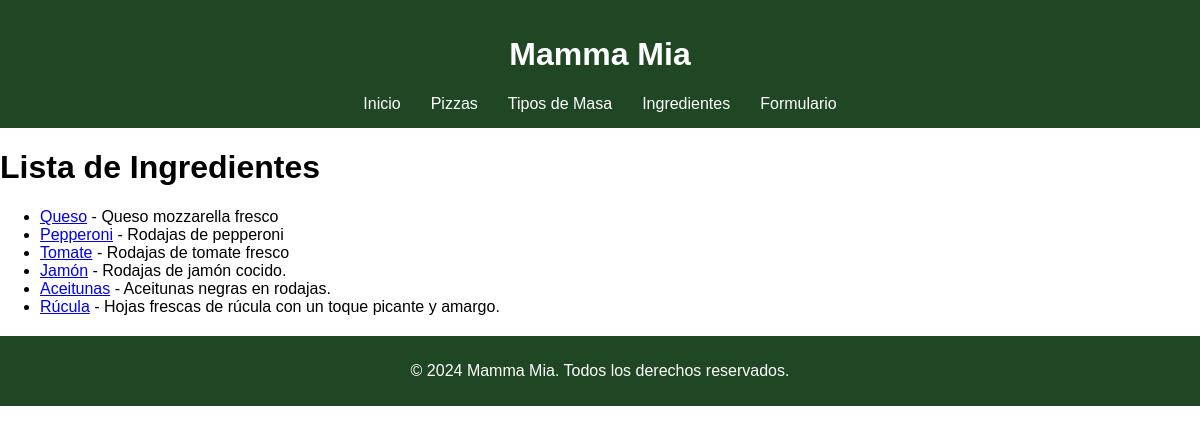
The page /ingredientes/ on the database as committed earlier.
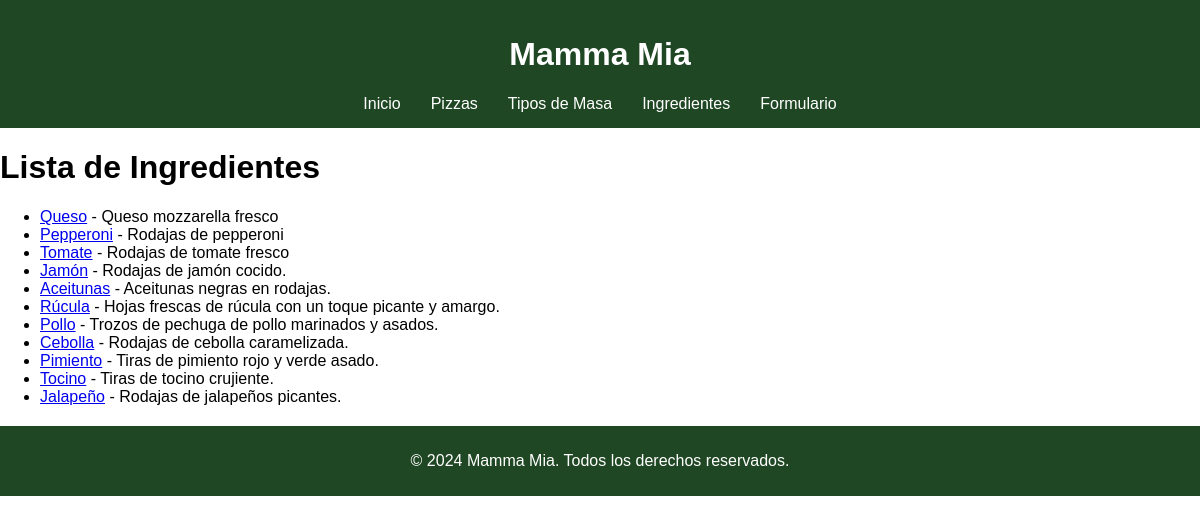
The same page on the database as committed later.
### pizzeria/models.py (models this page shows, shortened)
class Ingrediente(models.Model):
    nombre = models.CharField(max_length=50)
    descripcion = models.TextField()

### pizzeria/views.py (the view)
# urls.py: path('ingredientes/', views.lista_ingredientes, name='lista_ingredientes'),
def lista_ingredientes(request):
    ingredientes = Ingrediente.objects.all()
    return render(request, 'lista_ingredientes.html', {'ingredientes': ingredientes})

### pizzeria/templates/lista_ingredientes.html (shortened to what this page needs)
{% extends "base.html" %}
{% load static %}
{%block content%}
    <h1>Lista de Ingredientes</h1>
    <ul>
        {% for ingrediente in ingredientes %}
            <li><a href="{% url 'detalle_ingrediente' ingrediente.id %}">{{ ingrediente.nombre }}</a> - {{ ingrediente.descripcion }}</li>
        {% endfor %}
    </ul>
{%endblock%}

### pizzeria/templates/base.html (shortened to what this page needs)
{% load static %}
<!DOCTYPE html>
<html lang="en">
<head>
    <link rel="stylesheet" type="text/css" href="{% static 'css/styles.css' %}">
</head>
<body>
    <header>
        <h1>Mamma Mia</h1>
        <nav>
            <ul>
                <li><a href="{% url 'portada' %}">Inicio</a></li>
                <li><a href="{% url 'lista_pizzas' %}">Pizzas</a></li>
                <li><a href="{% url 'lista_tipos_masa' %}">Tipos de Masa</a></li>
                <li><a href="{% url 'lista_ingredientes' %}">Ingredientes</a></li>
                <li><a href="{% url 'formulario' %}">Formulario</a></li>
            </ul>
        </nav>
    </header>
    <div>
        {%block content%}
        {%endblock%}
    </div>
    <footer>
        <p>&copy; 2024 Mamma Mia. Todos los derechos reservados.</p>
    </footer>
</body>
</html>

### static/css/styles.css (style rules this page uses)
body { font-family: Arial, sans-serif; margin: 0; padding: 0; }
header { background-color: #1f4723; color: white; padding: 15px; text-align: center; }
nav ul { list-style-type: none; padding: 0; display: flex; justify-content: center; gap: 10px; margin: 0; }
nav ul li { display: inline; }
nav ul li a { color: white; text-decoration: none; padding: 5px 10px; }
footer { background-color: #1f4723; color: white; text-align: center; padding: 10px; margin-top: 20px; }

Rows that differ between the two databases and show on the page:
added Ingrediente: nombre "Pollo", descripcion "Trozos de pechuga de pollo marinados y asados."
added Ingrediente: nombre "Cebolla", descripcion "Rodajas de cebolla caramelizada."
added Ingrediente: nombre "Pimiento", descripcion "Tiras de pimiento rojo y verde asado."
added Ingrediente: nombre "Tocino", descripcion "Tiras de tocino crujiente."
added Ingrediente: nombre "Jalapeño", descripcion "Rodajas de jalapeños picantes."
